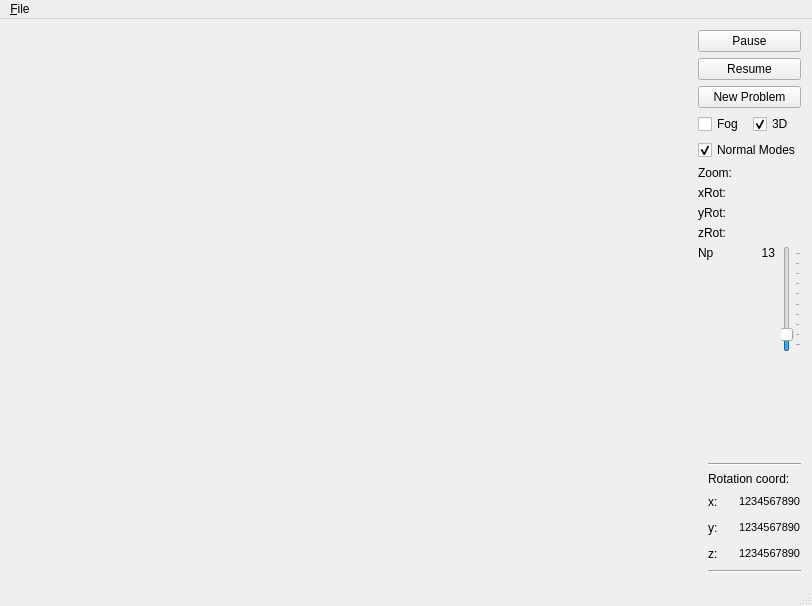
<?xml version="1.0" encoding="UTF-8"?>
<ui version="4.0">
 <class>MainWindowClass</class>
 <widget class="QMainWindow" name="MainWindowClass">
  <property name="geometry">
   <rect>
    <x>0</x>
    <y>0</y>
    <width>812</width>
    <height>606</height>
   </rect>
  </property>
  <property name="windowTitle">
   <string>MainWindow</string>
  </property>
  <property name="windowOpacity">
   <double>1.000000000000000</double>
  </property>
  <property name="dockOptions">
   <set>QMainWindow::AllowTabbedDocks|QMainWindow::AnimatedDocks</set>
  </property>
  <property name="unifiedTitleAndToolBarOnMac">
   <bool>true</bool>
  </property>
  <widget class="QWidget" name="centralWidget">
   <layout class="QHBoxLayout" name="horizontalLayout_6">
    <item>
     <layout class="QVBoxLayout" name="verticalLayout_2">
      <property name="spacing">
       <number>0</number>
      </property>
      <property name="sizeConstraint">
       <enum>QLayout::SetNoConstraint</enum>
      </property>
      <item>
       <spacer name="openGLSpace">
        <property name="orientation">
         <enum>Qt::Horizontal</enum>
        </property>
        <property name="sizeType">
         <enum>QSizePolicy::Expanding</enum>
        </property>
        <property name="sizeHint" stdset="0">
         <size>
          <width>0</width>
          <height>0</height>
         </size>
        </property>
       </spacer>
      </item>
     </layout>
    </item>
    <item>
     <layout class="QVBoxLayout" name="verticalLayout_3">
      <item>
       <widget class="QPushButton" name="pauseButton">
        <property name="text">
         <string>Pause</string>
        </property>
       </widget>
      </item>
      <item>
       <widget class="QPushButton" name="resumeButton">
        <property name="text">
         <string>Resume</string>
        </property>
       </widget>
      </item>
      <item>
       <widget class="QPushButton" name="newProblem">
        <property name="text">
         <string>New Problem</string>
        </property>
       </widget>
      </item>
      <item>
       <layout class="QHBoxLayout" name="horizontalLayout_7">
        <item>
         <widget class="QCheckBox" name="fog">
          <property name="text">
           <string>Fog</string>
          </property>
         </widget>
        </item>
        <item>
         <widget class="QCheckBox" name="threeD">
          <property name="minimumSize">
           <size>
            <width>0</width>
            <height>0</height>
           </size>
          </property>
          <property name="text">
           <string>3D</string>
          </property>
          <property name="checked">
           <bool>true</bool>
          </property>
         </widget>
        </item>
       </layout>
      </item>
      <item>
       <layout class="QHBoxLayout" name="horizontalLayout_8">
        <item>
         <widget class="QCheckBox" name="normalModes">
          <property name="text">
           <string>Normal Modes</string>
          </property>
          <property name="checked">
           <bool>true</bool>
          </property>
         </widget>
        </item>
       </layout>
      </item>
      <item>
       <layout class="QHBoxLayout" name="zoomLayout">
        <item>
         <widget class="QLabel" name="zoomLabel">
          <property name="text">
           <string>Zoom:</string>
          </property>
         </widget>
        </item>
        <item>
         <widget class="QLabel" name="zoomValue">
          <property name="text">
           <string/>
          </property>
          <property name="alignment">
           <set>Qt::AlignRight|Qt::AlignTrailing|Qt::AlignVCenter</set>
          </property>
         </widget>
        </item>
       </layout>
      </item>
      <item>
       <layout class="QHBoxLayout" name="xRotLayout">
        <item>
         <widget class="QLabel" name="xRotLabel">
          <property name="text">
           <string>xRot:</string>
          </property>
         </widget>
        </item>
        <item>
         <widget class="QLabel" name="xRotValue">
          <property name="text">
           <string/>
          </property>
          <property name="alignment">
           <set>Qt::AlignRight|Qt::AlignTrailing|Qt::AlignVCenter</set>
          </property>
         </widget>
        </item>
       </layout>
      </item>
      <item>
       <layout class="QHBoxLayout" name="yRotLayout">
        <item>
         <widget class="QLabel" name="yRotLabel">
          <property name="text">
           <string>yRot:</string>
          </property>
         </widget>
        </item>
        <item>
         <widget class="QLabel" name="yRotValue">
          <property name="text">
           <string/>
          </property>
          <property name="alignment">
           <set>Qt::AlignRight|Qt::AlignTrailing|Qt::AlignVCenter</set>
          </property>
         </widget>
        </item>
       </layout>
      </item>
      <item>
       <layout class="QHBoxLayout" name="zRotLayout">
        <item>
         <widget class="QLabel" name="zRotLabel">
          <property name="text">
           <string>zRot:</string>
          </property>
         </widget>
        </item>
        <item>
         <widget class="QLabel" name="zRotValue">
          <property name="text">
           <string/>
          </property>
          <property name="alignment">
           <set>Qt::AlignRight|Qt::AlignTrailing|Qt::AlignVCenter</set>
          </property>
         </widget>
        </item>
       </layout>
      </item>
      <item>
       <layout class="QHBoxLayout" name="horizontalLayout_2">
        <item>
         <widget class="QLabel" name="npLabel">
          <property name="text">
           <string>Np</string>
          </property>
          <property name="alignment">
           <set>Qt::AlignLeading|Qt::AlignLeft|Qt::AlignTop</set>
          </property>
         </widget>
        </item>
        <item>
         <widget class="QLabel" name="npValue">
          <property name="text">
           <string>13</string>
          </property>
          <property name="alignment">
           <set>Qt::AlignRight|Qt::AlignTop|Qt::AlignTrailing</set>
          </property>
         </widget>
        </item>
        <item>
         <widget class="QSlider" name="npSlider">
          <property name="minimum">
           <number>3</number>
          </property>
          <property name="maximum">
           <number>93</number>
          </property>
          <property name="value">
           <number>13</number>
          </property>
          <property name="orientation">
           <enum>Qt::Vertical</enum>
          </property>
          <property name="tickPosition">
           <enum>QSlider::TicksBelow</enum>
          </property>
          <property name="tickInterval">
           <number>10</number>
          </property>
         </widget>
        </item>
       </layout>
      </item>
      <item>zRotChanged
       <spacer name="verticalSpacer">
        <property name="orientation">
         <enum>Qt::Vertical</enum>
        </property>
        <property name="sizeType">
         <enum>QSizePolicy::Expanding</enum>
        </property>
        <property name="sizeHint" stdset="0">
         <size>
          <width>20</width>
          <height>88</height>
         </size>
        </property>
       </spacer>
      </item>
      <item>
       <layout class="QHBoxLayout" name="horizontalLayout_5">
        <item>
         <spacer name="horizontalSpacer_5">
          <property name="orientation">
           <enum>Qt::Horizontal</enum>
          </property>
          <property name="sizeType">
           <enum>QSizePolicy::Fixed</enum>
          </property>
          <property name="sizeHint" stdset="0">
           <size>
            <width>10</width>
            <height>20</height>
           </size>
          </property>
         </spacer>
        </item>zRotChanged
        <item>
         <layout class="QVBoxLayout" name="verticalLayout">
          <item>
           <widget class="Line" name="line">
            <property name="orientation">
             <enum>Qt::Horizontal</enum>
            </property>
           </widget>
          </item>
          <item>
           <widget class="QLabel" name="label_2">
            <property name="text">
             <string>Rotation coord:</string>
            </property>
           </widget>
          </item>
          <item>
           <layout class="QHBoxLayout" name="horizontalLayout">
            <item>
             <widget class="QLabel" name="label_3">
              <property name="text">
               <string>x:</string>
              </property>
             </widget>
            </item>
            <item>
             <spacer name="horizontalSpacer">
              <property name="orientation">
               <enum>Qt::Horizontal</enum>
              </property>
              <property name="sizeType">
               <enum>QSizePolicy::Fixed</enum>
              </property>
              <property name="sizeHint" stdset="0">
               <size>
                <width>13</width>
                <height>20</height>
               </size>
              </property>
             </spacer>
            </item>
            <item>
             <widget class="QLabel" name="label_X">
              <property name="text">
               <string>&lt;!DOCTYPE HTML PUBLIC &quot;-//W3C//DTD HTML 4.0//EN&quot; &quot;http://www.w3.org/TR/REC-html40/strict.dtd&quot;&gt;
&lt;html&gt;&lt;head&gt;&lt;meta name=&quot;qrichtext&quot; content=&quot;1&quot; /&gt;&lt;style type=&quot;text/css&quot;&gt;
p, li { white-space: pre-wrap; }
&lt;/style&gt;&lt;/head&gt;&lt;body style=&quot; font-family:'Sans'; font-size:10pt; font-weight:400; font-style:normal;&quot;&gt;
&lt;p style=&quot; margin-top:0px; margin-bottom:0px; margin-left:0px; margin-right:0px; -qt-block-indent:0; text-indent:0px;&quot;&gt;&lt;span style=&quot; font-size:8pt;&quot;&gt;1234567890&lt;/span&gt;&lt;/p&gt;&lt;/body&gt;&lt;/html&gt;</string>
              </property>
             </widget>
            </item>
           </layout>
          </item>
          <item>
           <layout class="QHBoxLayout" name="horizontalLayout_3">
            <item>
             <widget class="QLabel" name="label_4">
              <property name="text">
               <string>y:</string>
              </property>
             </widget>
            </item>
            <item>
             <spacer name="horizontalSpacer_2">
              <property name="orientation">
               <enum>Qt::Horizontal</enum>
              </property>
              <property name="sizeType">
               <enum>QSizePolicy::Fixed</enum>
              </property>
              <property name="sizeHint" stdset="0">
               <size>
                <width>13</width>
                <height>20</height>
               </size>
              </property>
             </spacer>
            </item>
            <item>
             <widget class="QLabel" name="label_Y">
              <property name="text">
               <string>&lt;!DOCTYPE HTML PUBLIC &quot;-//W3C//DTD HTML 4.0//EN&quot; &quot;http://www.w3.org/TR/REC-html40/strict.dtd&quot;&gt;
&lt;html&gt;&lt;head&gt;&lt;meta name=&quot;qrichtext&quot; content=&quot;1&quot; /&gt;&lt;style type=&quot;text/css&quot;&gt;
p, li { white-space: pre-wrap; }
&lt;/style&gt;&lt;/head&gt;&lt;body style=&quot; font-family:'Sans'; font-size:10pt; font-weight:400; font-style:normal;&quot;&gt;
&lt;p style=&quot; margin-top:0px; margin-bottom:0px; margin-left:0px; margin-right:0px; -qt-block-indent:0; text-indent:0px;&quot;&gt;&lt;span style=&quot; font-size:8pt;&quot;&gt;1234567890&lt;/span&gt;&lt;/p&gt;&lt;/body&gt;&lt;/html&gt;</string>
              </property>
             </widget>
            </item>
           </layout>
          </item>
          <item>
           <layout class="QHBoxLayout" name="horizontalLayout_4">
            <item>
             <widget class="QLabel" name="label_5">
              <property name="text">
               <string>z:</string>
              </property>
             </widget>
            </item>
            <item>
             <spacer name="horizontalSpacer_3">
              <property name="orientation">
               <enum>Qt::Horizontal</enum>
              </property>
              <property name="sizeType">
               <enum>QSizePolicy::Fixed</enum>
              </property>
              <property name="sizeHint" stdset="0">
               <size>
                <width>13</width>
                <height>20</height>
               </size>
              </property>
             </spacer>
            </item>
            <item>
             <widget class="QLabel" name="label_Z">
              <property name="text">
               <string>&lt;!DOCTYPE HTML PUBLIC &quot;-//W3C//DTD HTML 4.0//EN&quot; &quot;http://www.w3.org/TR/REC-html40/strict.dtd&quot;&gt;
&lt;html&gt;&lt;head&gt;&lt;meta name=&quot;qrichtext&quot; content=&quot;1&quot; /&gt;&lt;style type=&quot;text/css&quot;&gt;
p, li { white-space: pre-wrap; }
&lt;/style&gt;&lt;/head&gt;&lt;body style=&quot; font-family:'Sans'; font-size:10pt; font-weight:400; font-style:normal;&quot;&gt;
&lt;p style=&quot; margin-top:0px; margin-bottom:0px; margin-left:0px; margin-right:0px; -qt-block-indent:0; text-indent:0px;&quot;&gt;&lt;span style=&quot; font-size:8pt;&quot;&gt;1234567890&lt;/span&gt;&lt;/p&gt;&lt;/body&gt;&lt;/html&gt;</string>
              </property>
             </widget>
            </item>
           </layout>
          </item>
          <item>
           <widget class="Line" name="line_2">
            <property name="orientation">
             <enum>Qt::Horizontal</enum>
            </property>
           </widget>
          </item>
         </layout>
        </item>
       </layout>
      </item>
     </layout>
    </item>
   </layout>
  </widget>
  <widget class="QMenuBar" name="menuBar">
   <property name="geometry">
    <rect>
     <x>0</x>
     <y>0</y>
     <width>812</width>
     <height>23</height>
    </rect>
   </property>
   <widget class="QMenu" name="menu_File">
    <property name="title">
     <string>&amp;File</string>
    </property>
    <addaction name="actionExit"/>
    <addaction name="actionAbout"/>
   </widget>
   <addaction name="menu_File"/>
  </widget>
  <widget class="QStatusBar" name="statusBar"/>
  <action name="actionExit">
   <property name="enabled">
    <bool>true</bool>
   </property>
   <property name="icon">
    <iconset>
     <normalon>:/icon/icon</normalon>
    </iconset>
   </property>
   <property name="text">
    <string>E&amp;xit</string>
   </property>
   <property name="iconText">
    <string>Exit</string>
   </property>
   <property name="toolTip">
    <string>Exit</string>
   </property>
   <property name="statusTip">
    <string>Quit this example application</string>
   </property>
   <property name="shortcut">
    <string>Ctrl+Q</string>
   </property>
   <property name="iconVisibleInMenu">
    <bool>true</bool>
   </property>
  </action>
  <action name="actionAbout">
   <property name="text">
    <string>About</string>
   </property>
   <property name="shortcut">
    <string>Ctrl+A</string>
   </property>
  </action>
 </widget>
 <layoutdefault spacing="6" margin="11"/>
 <resources/>
 <connections>
  <connection>
   <sender>pauseButton</sender>
   <signal>clicked()</signal>
   <receiver>MainWindowClass</receiver>
   <slot>pause()</slot>
   <hints>
    <hint type="sourcelabel">
     <x>502</x>
     <y>42</y>
    </hint>
    <hint type="destinationlabel">
     <x>287</x>
     <y>190</y>
    </hint>
   </hints>
  </connection>
  <connection>
   <sender>resumeButton</sender>
   <signal>clicked()</signal>
   <receiver>MainWindowClass</receiver>
   <slot>resume()</slot>
   <hints>
    <hint type="sourcelabel">
     <x>502</x>
     <y>42</y>
    </hint>
    <hint type="destinationlabel">
     <x>287</x>
     <y>190</y>
    </hint>
   </hints>
  </connection>
  <connection>
   <sender>newProblem</sender>
   <signal>clicked()</signal>
   <receiver>MainWindowClass</receiver>
   <slot>newProblem()</slot>
   <hints>
    <hint type="sourcelabel">
     <x>495</x>
     <y>112</y>
    </hint>
    <hint type="destinationlabel">
     <x>287</x>
     <y>190</y>
    </hint>
   </hints>
  </connection>
  <connection>
   <sender>threeD</sender>
   <signal>clicked()</signal>
   <receiver>MainWindowClass</receiver>
   <slot>newProblem()</slot>
   <hints>
    <hint type="sourcelabel">
     <x>500</x>
     <y>142</y>
    </hint>
    <hint type="destinationlabel">
     <x>287</x>
     <y>190</y>
    </hint>
   </hints>
  </connection>
  <connection>
   <sender>actionExit</sender>
   <signal>activated()</signal>
   <receiver>MainWindowClass</receiver>
   <slot>on_actionExit()</slot>
   <hints>
    <hint type="sourcelabel">
     <x>-1</x>
     <y>-1</y>
    </hint>
    <hint type="destinationlabel">
     <x>405</x>
     <y>302</y>
    </hint>
   </hints>
  </connection>
  <connection>
   <sender>fog</sender>
   <signal>clicked()</signal>
   <receiver>MainWindowClass</receiver>
   <slot>on_actionFog()</slot>
   <hints>
    <hint type="sourcelabel">
     <x>713</x>
     <y>127</y>
    </hint>
    <hint type="destinationlabel">
     <x>405</x>
     <y>302</y>
    </hint>
   </hints>
  </connection>
  <connection>
   <sender>npSlider</sender>
   <signal>valueChanged(int)</signal>
   <receiver>MainWindowClass</receiver>
   <slot>npSliderChd(int)</slot>
   <hints>
    <hint type="sourcelabel">
     <x>789</x>
     <y>328</y>
    </hint>
    <hint type="destinationlabel">
     <x>405</x>
     <y>302</y>
    </hint>
   </hints>
  </connection>
 </connections>
</ui>
